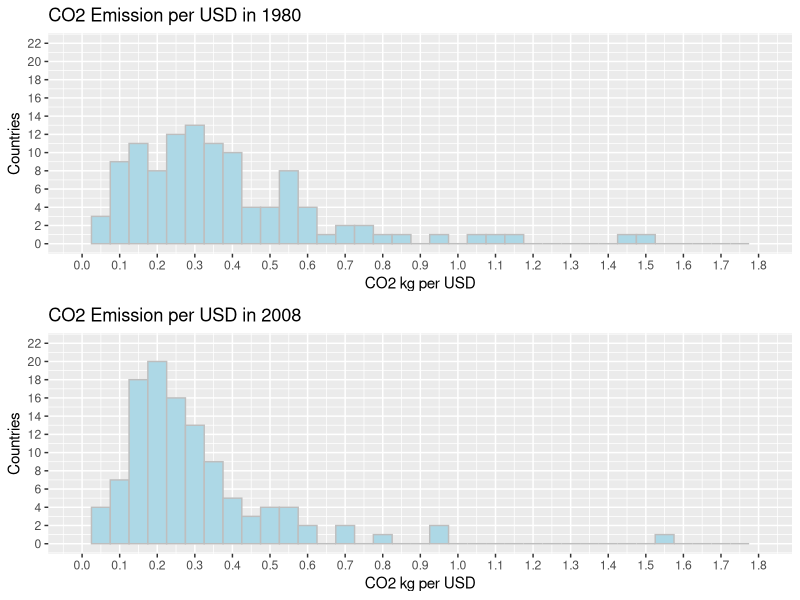
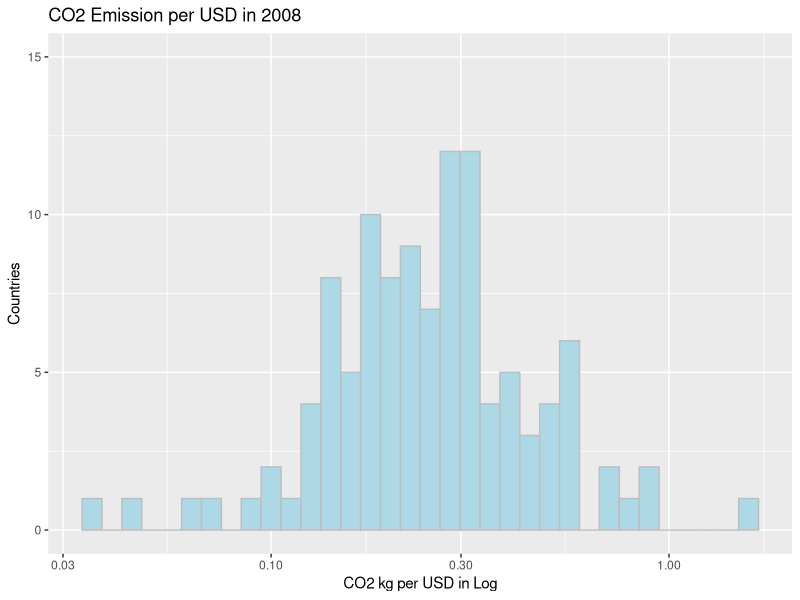
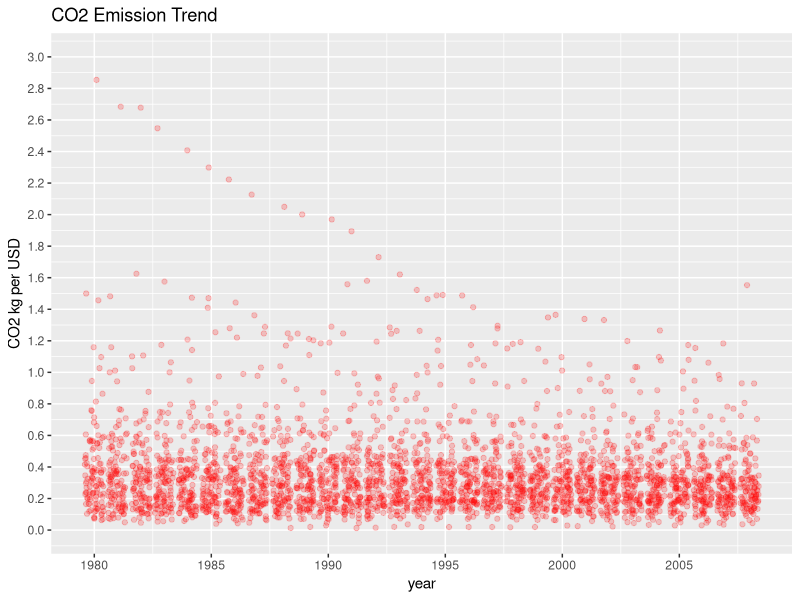
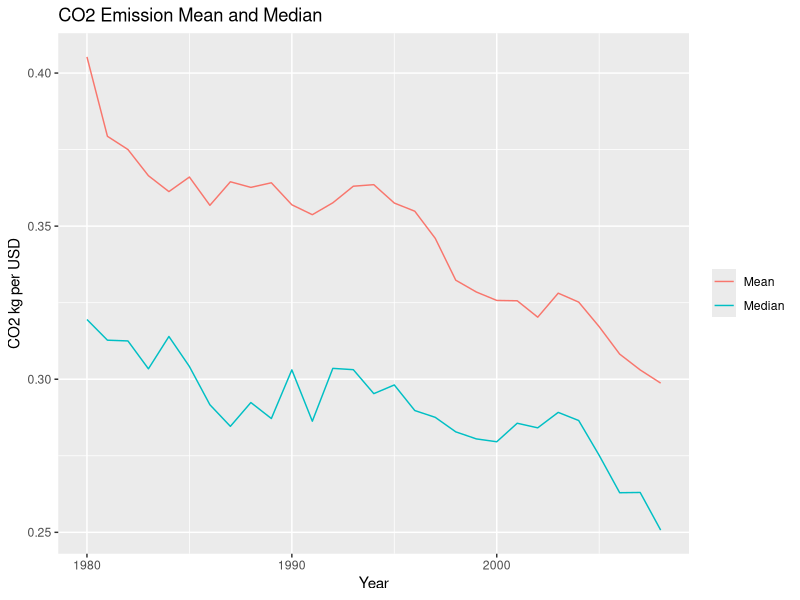
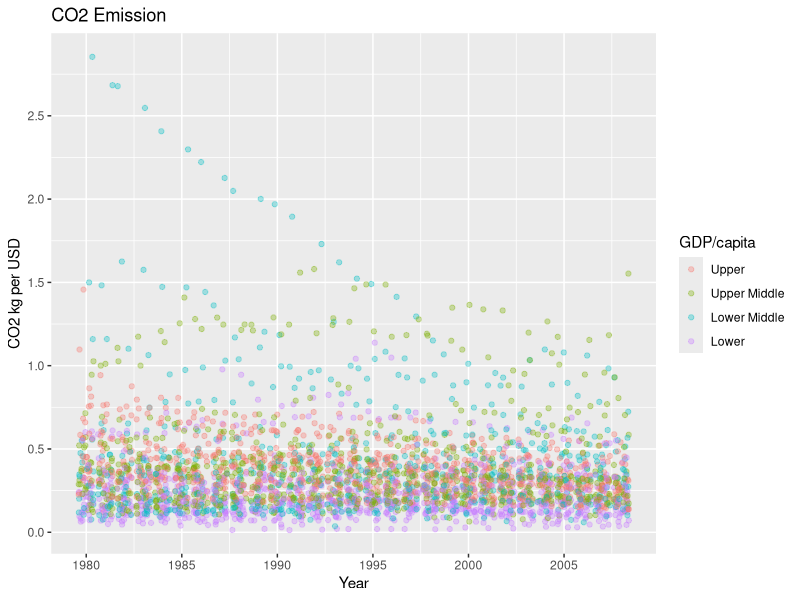
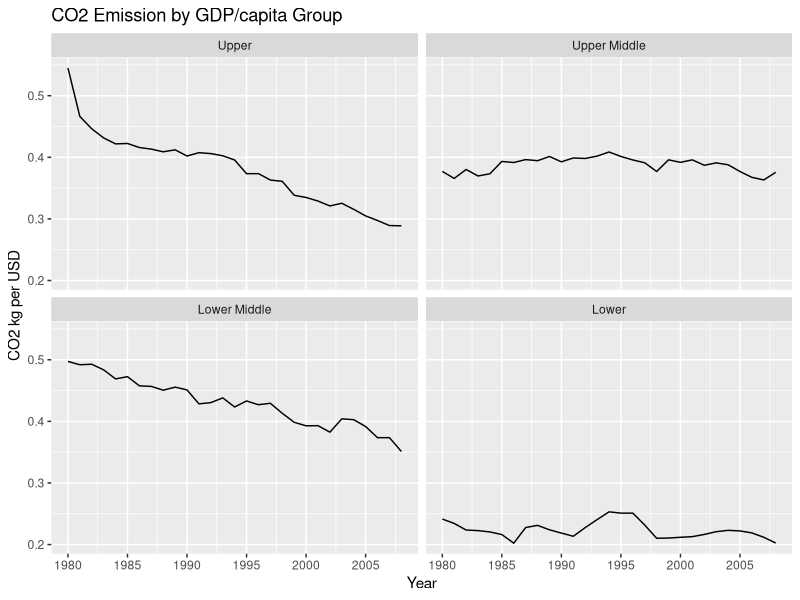

Reproduce these figures in R, in order.
## ---- chunk 1
knitr::opts_chunk$set(echo = TRUE)
## ---- chunk 2
library(ggplot2)
library(tidyr)
library(dplyr)
library(gridExtra)
library(reshape2)
## ---- chunk 3
co2_per_usd <- read.csv('../Data/co2 kg per USD.csv')
co2_per_usd <- co2_per_usd[, -c(2:21, 51:53)]
co2_per_usd <- drop_na(co2_per_usd)
colnames(co2_per_usd)[1] <- 'country'
## ---- chunk 4
gdp_capita <- read.csv('../Data/GDPpercapitaconstant2000US.csv')
gdp_capita <- gdp_capita[, c(1, 53)]
gdp_capita <- drop_na(gdp_capita)
colnames(gdp_capita)[1] <- 'country'
## ---- chunk 5

gdp_capita$income_class <- ifelse(gdp_capita$X2011 > 12000, "1_upper",
                                  "2_upper_middle")
gdp_capita$income_class <- ifelse(gdp_capita$X2011 < 3000, "3_lower_middle",
                               gdp_capita$income_class)
gdp_capita$income_class <- ifelse(gdp_capita$X2011 < 1000, "4_lower",
                               gdp_capita$income_class)
gdp_capita <- gdp_capita[-2]

co2_per_usd <- merge(x = co2_per_usd, y = gdp_capita, by = 'country')
## ---- chunk 6
co2_per_usd_1980 <- ggplot(co2_per_usd, aes(X1980)) +
  geom_histogram(binwidth = 1/20, color = 'gray', fill = 'lightblue') +
  labs(title = "CO2 Emission per USD in 1980", x = "CO2 kg per USD", y = "Countries") +
  scale_x_continuous(limits = c(0, 1.8), breaks = seq(0, 1.8, 0.1)) +
  scale_y_continuous(limits = c(0, 22), breaks = seq(0, 22, 2))

co2_per_usd_2008 <- ggplot(co2_per_usd, aes(X2008)) +
  geom_histogram(binwidth = 1/20, color = 'gray', fill = 'lightblue') +
  labs(title = "CO2 Emission per USD in 2008", x = "CO2 kg per USD", y = "Countries") +
  scale_x_continuous(limits = c(0, 1.8), breaks = seq(0, 1.8, 0.1)) +
  scale_y_continuous(limits = c(0, 22), breaks = seq(0, 22, 2))

grid.arrange(co2_per_usd_1980, co2_per_usd_2008, ncol = 1)
## ---- chunk 7
co2_per_usd_2008 + xlab("CO2 kg per USD in Log") + scale_x_log10() +
  scale_y_continuous(limits = c(0, 15), breaks = seq(0, 15, 5))
## ---- chunk 8
summary_1980 <- summary(co2_per_usd$X1980)
summary_2008 <- summary(co2_per_usd$X2008)

cat("\tMin\t   1st Qu.   Median    Mean\t3rd Qu.\t  Max\n", "1980: ",
    summary_1980, "\n\n", "2008: ", summary_2008)
## ---- chunk 9
# transition year variables to values
co2_per_usd_melt <- co2_per_usd
colnames(co2_per_usd_melt) <- c('country', 1980:2008, 'income_class')
co2_per_usd_melt <- melt(co2_per_usd_melt, 
                         id.vars = c('country', 'income_class'),
                         variable.name = 'year', 
                         value.name = 'co2')
# show it in a proper year format
co2_per_usd_melt$year <- as.numeric(co2_per_usd_melt$year) + 1979

co2_per_usd_scatter <- ggplot(co2_per_usd_melt, aes(year, co2)) +
  geom_point(color = 'red', alpha = 1/5, position = position_jitter()) +
  labs(title = "CO2 Emission Trend", y ="CO2 kg per USD")

co2_per_usd_scatter + scale_x_continuous(breaks = seq(1980, 2008, 5)) +
  scale_y_continuous(limits = c(0, 3), breaks = seq(0, 3, 0.2))
## ---- chunk 10
countries_over_1.0_1980 <- co2_per_usd[co2_per_usd$X1980 >= 1.0, 1]
countries_over_1.0_1995 <- co2_per_usd[co2_per_usd$X1995 >= 1.0, 1]
countries_over_1.0_2008 <- co2_per_usd[co2_per_usd$X2008 >= 1.0, 1]

cat(" [Countries over 1.0 CO2 kg per USD in 1980]\n", 
    as.character(countries_over_1.0_1980), "\n\n",
    "[Countries over 1.0 CO2 kg per USD in 1995]\n",
    as.character(countries_over_1.0_1995), "\n\n",
    "[Countries over 1.0 CO2 kg per USD in 2008]\n",
    as.character(countries_over_1.0_2008), "\n\n")
## ---- chunk 11
# how much reduced in 1980~2008
co2_per_usd$reduction_rate <- with(co2_per_usd, (X2008-X1980)/X1980)

# median, top and bottom 10
median_reduction_rate <- median(co2_per_usd$reduction_rate)
most_reduction_countries <- head(arrange(co2_per_usd, reduction_rate), n = 10)
most_reduction_countries <- most_reduction_countries[, c("country", 
                                                         "reduction_rate")]
least_reduction_countries <- head(arrange(co2_per_usd, desc(reduction_rate)), n = 10)
least_reduction_countries <- least_reduction_countries[, c("country",
                                                           "reduction_rate")]

cat("Median reduction rate: ", median_reduction_rate)
## ---- chunk 12
print(most_reduction_countries)
## ---- chunk 13
print(least_reduction_countries)
## ---- chunk 14
co2_per_usd_year <- co2_per_usd_melt %>%
  group_by(year) %>%
  summarise(co2_mean = mean(co2), co2_median = median(co2)) %>%
  arrange(year)

co2_per_usd_line <- ggplot(co2_per_usd_year) +
  geom_line(aes(x = year, y = co2_mean, color = 'blue')) +
  geom_line(aes(x = year, y = co2_median, color = 'green')) +
  labs(title = "CO2 Emission Mean and Median", x = "Year", y = "CO2 kg per USD")

co2_per_usd_line + scale_color_discrete(name = NULL, labels = c("Mean", "Median"))
## ---- chunk 15
corr_co2_time_mean <- with(co2_per_usd_year, cor.test(year, co2_mean))
cat("Correlation Between CO2 and Time: ", corr_co2_time_mean$estimate)
## ---- chunk 16
co2_per_usd_gdp_capita_scatter <- ggplot(co2_per_usd_melt, aes(year, co2)) +
  geom_point(aes(color = income_class), alpha = 1/3, 
             position = position_jitter()) +
  labs(title = "CO2 Emission", x = "Year", y ="CO2 kg per USD")

co2_per_usd_gdp_capita_scatter + scale_x_continuous(breaks = seq(1980, 2008, 5)) +
  scale_y_continuous(breaks = seq(0, 3, 0.5)) +
  scale_color_discrete(name = "GDP/capita", 
                       labels = c("Upper", "Upper Middle", "Lower Middle", "Lower"))
## ---- chunk 17
co2_per_usd_gdp_capita_facet <- co2_per_usd_melt %>%
  group_by(year, income_class) %>%
  summarise(co2_mean = mean(co2)) %>%
  arrange(year)

co2_per_usd_gdp_capita_facet_line <- ggplot(co2_per_usd_gdp_capita_facet) +
  geom_line(aes(x = year, y = co2_mean)) +
  facet_wrap(~income_class, labeller = as_labeller(c("1_upper" = "Upper",
                                            "2_upper_middle" = "Upper Middle",
                                            "3_lower_middle" = "Lower Middle",
                                            "4_lower" = "Lower"))) +
  labs(title = "CO2 Emission by GDP/capita Group", x = "Year", y = "CO2 kg per USD")

co2_per_usd_gdp_capita_facet_line + scale_x_continuous(breaks = seq(1980, 2008, 5))
